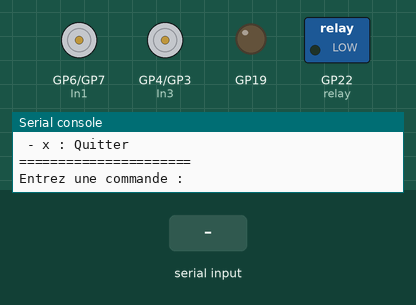
This program was run on a simulated Raspberry Pi Pico running MicroPython. Shown: motor-driver pin pairs drawn as motors (green arrow = first pin HIGH = forward, orange = second pin HIGH = backward, longer = more drive, scaled by the enable pin), switched loads named in the program (green lamp = pin HIGH), output pins drawn as LEDs (lit = HIGH), the last lines printed to the serial console. The test bench sets the inputs (shaded band). Library files of the repository ran but are not shown: mpu6050_sensor.py, hcsr04.py.

Above: at 2.4 s.
2.5 s: "z" typed at the serial console, then Enter
At 3.5 s:
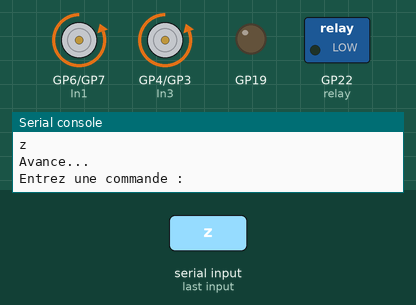
4.0 s: "s" typed at the serial console, then Enter
At 4.6 s:
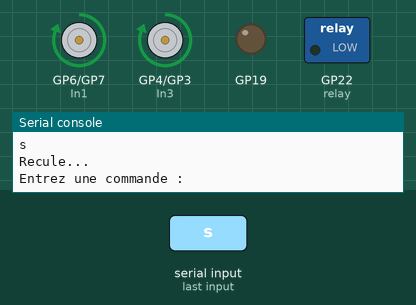
5.5 s: "q" typed at the serial console, then Enter
At 5.8 s:
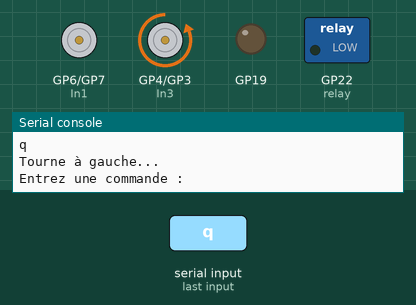
7.0 s: "d" typed at the serial console, then Enter
At 8.1 s:
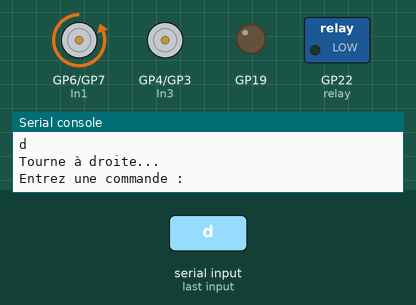
8.5 s: "p" typed at the serial console, then Enter
At 9.3 s:
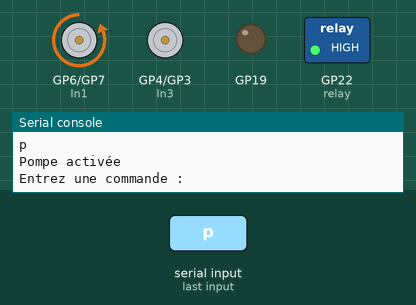
10.0 s: "z" typed at the serial console, then Enter
At 10.4 s:
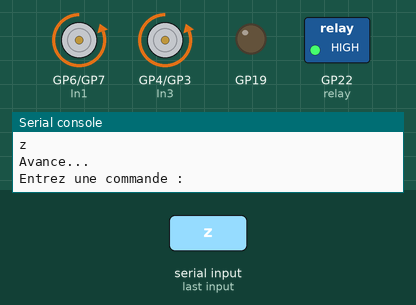
Timing chart, 0 to 12.5 s (numbered marks = the images above; inputs shaded):
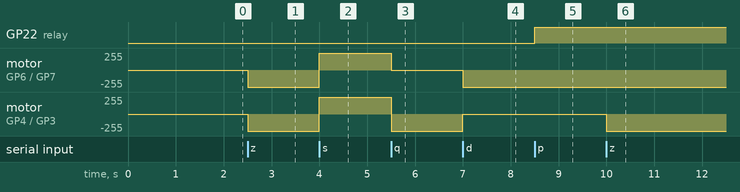

The program:

Controle.py
```python
from machine import Pin
import time
from motor import move_forward, move_backward, stop, turn_left, turn_right
from ultrasonic_ranging import SR
from mpu6050_sensor import mpu

# Initialiser le MPU6050
mpu.MPU_Init()

# Définition du relais pour la pompe
relay = Pin(22, Pin.OUT)
relay.value(0)  # éteindre la pompe au démarrage

# Fonctions de contrôle de la pompe
def pump_on():
    relay.value(1)
    print("Pompe activée")

def pump_off():
    relay.value(0)
    print("Pompe désactivée")

# Fonction pour récupérer les données des capteurs
def get_sensor_data():
    try:
        distance = SR.distanceCM()
    except Exception as e:
        distance = f"Erreur : {e}"

    try:
        accel = mpu.MPU_Get_Accelerometer()
        gyro = mpu.MPU_Get_Gyroscope()
    except Exception as e:
        accel = f"Erreur : {e}"
        gyro = f"Erreur : {e}"

    return distance, accel, gyro

# Boucle principale de contrôle
def control_loop():
    print("======================")
    print("Contrôlez le robot en utilisant les touches suivantes :")
    print(" - z : Avancer")
    print(" - s : Reculer")
    print(" - q : Tourner à gauche")
    print(" - d : Tourner à droite")
    print(" - Espace : Arrêter")
    print(" - i : Afficher les données des capteurs")
    print(" - p : Activer la pompe")
    print(" - o : Désactiver la pompe")
    print(" - x : Quitter")
    print("======================")

    while True:
        command = input("Entrez une commande : ").strip().lower()

        if command == "z":
            move_forward()
            print("Avance...")

        elif command == "s":
            move_backward()
            print("Recule...")

        elif command == "q":
            turn_left()
            print("Tourne à gauche...")

        elif command == "d":
            turn_right()
            print("Tourne à droite...")

        elif command == "" or command == " ":
            stop()
            print("Moteurs arrêtés.")

        elif command == "i":
            # Afficher les données des capteurs
            distance, accel, gyro = get_sensor_data()
            print("\n==== Données des capteurs ====")
            print(f"Distance : {distance} cm")
            print(f"Accéléromètre : ax={accel[0]}, ay={accel[1]}, az={accel[2]}")
            print(f"Gyroscope : gx={gyro[0]}, gy={gyro[1]}, gz={gyro[2]}")
            print("======================")

        elif command == "p":
            pump_on()

        elif command == "o":
            pump_off()

        elif command == "x":
            print("Arrêt du script...")
            stop()
            pump_off()  # arrêter avant de quitter
            break

        else:
            print(f" Commande invalide : '{command}'. Veuillez réessayer.")

        time.sleep(0.2)  # Délai

if __name__ == "__main__":
    control_loop()
```

motor.py
```python
from machine import Pin
import time #importing time for delay


# Defining motor pins

#OUT1  and OUT2
In1=Pin(6,Pin.OUT)
In2=Pin(7,Pin.OUT)
EN_A=Pin(8,Pin.OUT)


#OUT3  and OUT4
In3=Pin(4,Pin.OUT)
In4=Pin(3,Pin.OUT)
EN_B=Pin(2,Pin.OUT)

EN_A.high()
EN_B.high()
# Forward
def move_forward():
    In1.low()
    In2.high()
    In3.low()
    In4.high()

# Backward
def move_backward():
    In1.high()
    In2.low()
    In3.high()
    In4.low()

#Turn Right
def turn_right():
    In1.low()
    In2.high()
    In3.low()
    In4.low()

#Turn Left
def turn_left():
    In1.low()
    In2.low()
    In3.low()
    In4.high()

#Stop
def stop():
    In1.low()
    In2.low()
    In3.low()
    In4.low()
```

ultrasonic_ranging.py
```python
from hcsr04 import HCSR04
import time

SR = HCSR04(19, 18)

if __name__ == "__main__":
    time.sleep_ms(2000)
    try:
        while True:
            print('Distance: ', SR.distanceCM(), 'cm')
            # get Distance function: distanceCM(), distanceMM(), distanceM()
            time.sleep_ms(500)
    except KeyboardInterrupt:
        print("Arrêté par l'utilisateur.")
```

Measured:
- after the input at 2.5 s, motor on GP6 (In1) / GP7 (In2), motor on GP4 (In3) / GP3 (In4): stopped → backward 255/255 at once
- after the input at 4.0 s, motor on GP6 (In1) / GP7 (In2), motor on GP4 (In3) / GP3 (In4): backward 255/255 → forward 255/255 at once
- after the input at 5.5 s, motor on GP6 (In1) / GP7 (In2): forward 255/255 → stopped at once; motor on GP4 (In3) / GP3 (In4): forward 255/255 → backward 255/255 at once
- after the input at 7.0 s, motor on GP6 (In1) / GP7 (In2): stopped → backward 255/255 at once; motor on GP4 (In3) / GP3 (In4): backward 255/255 → stopped at once
- after the input at 8.5 s, GP22 (relay): LOW → HIGH at once
- after the input at 10.0 s, motor on GP4 (In3) / GP3 (In4): stopped → backward 255/255 at once
